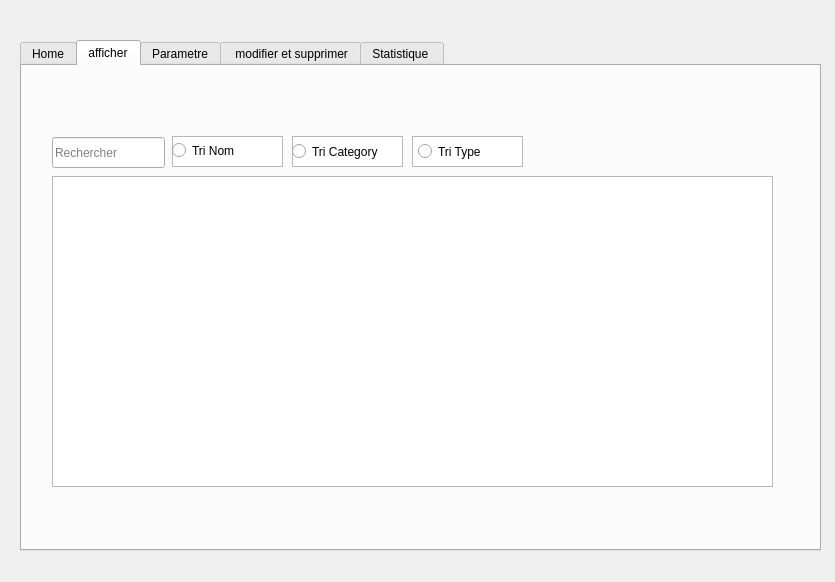
<?xml version="1.0" encoding="UTF-8"?>
<ui version="4.0">
 <class>produit</class>
 <widget class="QDialog" name="produit">
  <property name="geometry">
   <rect>
    <x>0</x>
    <y>0</y>
    <width>835</width>
    <height>582</height>
   </rect>
  </property>
  <property name="windowTitle">
   <string>Dialog</string>
  </property>
  <widget class="QTabWidget" name="Stat">
   <property name="geometry">
    <rect>
     <x>20</x>
     <y>40</y>
     <width>801</width>
     <height>511</height>
    </rect>
   </property>
   <property name="currentIndex">
    <number>1</number>
   </property>
   <widget class="QWidget" name="tab">
    <attribute name="title">
     <string>Home</string>
    </attribute>
    <widget class="QLabel" name="label">
     <property name="geometry">
      <rect>
       <x>-30</x>
       <y>-70</y>
       <width>781</width>
       <height>471</height>
      </rect>
     </property>
     <property name="text">
      <string/>
     </property>
     <property name="pixmap">
      <pixmap>../../../../Downloads/flamingooooo.png</pixmap>
     </property>
    </widget>
    <widget class="QPushButton" name="pb_statics">
     <property name="geometry">
      <rect>
       <x>410</x>
       <y>220</y>
       <width>151</width>
       <height>31</height>
      </rect>
     </property>
     <property name="text">
      <string>Statistique</string>
     </property>
    </widget>
    <widget class="QLabel" name="Title">
     <property name="geometry">
      <rect>
       <x>200</x>
       <y>10</y>
       <width>361</width>
       <height>71</height>
      </rect>
     </property>
     <property name="palette">
      <palette>
       <active>
        <colorrole role="WindowText">
         <brush brushstyle="SolidPattern">
          <color alpha="255">
           <red>255</red>
           <green>255</green>
           <blue>255</blue>
          </color>
         </brush>
        </colorrole>
       </active>
       <inactive>
        <colorrole role="WindowText">
         <brush brushstyle="SolidPattern">
          <color alpha="255">
           <red>255</red>
           <green>255</green>
           <blue>255</blue>
          </color>
         </brush>
        </colorrole>
       </inactive>
       <disabled>
        <colorrole role="WindowText">
         <brush brushstyle="SolidPattern">
          <color alpha="255">
           <red>120</red>
           <green>120</green>
           <blue>120</blue>
          </color>
         </brush>
        </colorrole>
       </disabled>
      </palette>
     </property>
     <property name="font">
      <font>
       <family>MS Shell Dlg 2</family>
       <pointsize>20</pointsize>
       <weight>50</weight>
       <italic>false</italic>
       <bold>false</bold>
      </font>
     </property>
     <property name="styleSheet">
      <string notr="true">font: 6pt &quot;MS Shell Dlg 2&quot;;
font: 20pt &quot;MS Shell Dlg 2&quot;;</string>
     </property>
     <property name="text">
      <string>Gestion des produits</string>
     </property>
    </widget>
    <widget class="QTextEdit" name="textrevenue">
     <property name="geometry">
      <rect>
       <x>210</x>
       <y>220</y>
       <width>104</width>
       <height>31</height>
      </rect>
     </property>
    </widget>
    <widget class="QPushButton" name="pb_calcul">
     <property name="geometry">
      <rect>
       <x>40</x>
       <y>220</y>
       <width>151</width>
       <height>31</height>
      </rect>
     </property>
     <property name="text">
      <string>Calcul de revenue</string>
     </property>
    </widget>
    <widget class="QLabel" name="label_12">
     <property name="geometry">
      <rect>
       <x>0</x>
       <y>0</y>
       <width>801</width>
       <height>481</height>
      </rect>
     </property>
     <property name="text">
      <string/>
     </property>
     <property name="pixmap">
      <pixmap>../../../Esprit/2A16/Semestre 1/Projet C++/ZOO'RNI/charte essai 1.png</pixmap>
     </property>
     <property name="scaledContents">
      <bool>true</bool>
     </property>
    </widget>
    <zorder>label_12</zorder>
    <zorder>label</zorder>
    <zorder>pb_statics</zorder>
    <zorder>Title</zorder>
    <zorder>textrevenue</zorder>
    <zorder>pb_calcul</zorder>
   </widget>
   <widget class="QWidget" name="tab2">
    <attribute name="title">
     <string>afficher</string>
    </attribute>
    <widget class="QLabel" name="label_8">
     <property name="geometry">
      <rect>
       <x>30</x>
       <y>110</y>
       <width>721</width>
       <height>311</height>
      </rect>
     </property>
     <property name="text">
      <string/>
     </property>
     <property name="pixmap">
      <pixmap>../../../../Downloads/flamingooooo.png</pixmap>
     </property>
    </widget>
    <widget class="QTableView" name="tableproduit">
     <property name="geometry">
      <rect>
       <x>30</x>
       <y>110</y>
       <width>721</width>
       <height>311</height>
      </rect>
     </property>
    </widget>
    <widget class="QRadioButton" name="RB_trinom">
     <property name="geometry">
      <rect>
       <x>150</x>
       <y>69</y>
       <width>101</width>
       <height>31</height>
      </rect>
     </property>
     <property name="text">
      <string>Tri Nom</string>
     </property>
    </widget>
    <widget class="QRadioButton" name="RB_category">
     <property name="geometry">
      <rect>
       <x>270</x>
       <y>70</y>
       <width>111</width>
       <height>31</height>
      </rect>
     </property>
     <property name="text">
      <string>Tri Category</string>
     </property>
    </widget>
    <widget class="QRadioButton" name="RB_type">
     <property name="geometry">
      <rect>
       <x>396</x>
       <y>70</y>
       <width>111</width>
       <height>31</height>
      </rect>
     </property>
     <property name="text">
      <string>Tri Type</string>
     </property>
    </widget>
    <widget class="QLineEdit" name="Recherche">
     <property name="geometry">
      <rect>
       <x>30</x>
       <y>71</y>
       <width>113</width>
       <height>31</height>
      </rect>
     </property>
     <property name="placeholderText">
      <string>Rechercher</string>
     </property>
    </widget>
    <widget class="QLabel" name="label_13">
     <property name="geometry">
      <rect>
       <x>0</x>
       <y>0</y>
       <width>801</width>
       <height>481</height>
      </rect>
     </property>
     <property name="text">
      <string/>
     </property>
     <property name="pixmap">
      <pixmap>../../../Esprit/2A16/Semestre 1/Projet C++/ZOO'RNI/charte essai 1.png</pixmap>
     </property>
     <property name="scaledContents">
      <bool>true</bool>
     </property>
    </widget>
    <widget class="QTextBrowser" name="textBrowser_2">
     <property name="geometry">
      <rect>
       <x>150</x>
       <y>70</y>
       <width>111</width>
       <height>31</height>
      </rect>
     </property>
    </widget>
    <widget class="QTextBrowser" name="textBrowser">
     <property name="geometry">
      <rect>
       <x>270</x>
       <y>70</y>
       <width>111</width>
       <height>31</height>
      </rect>
     </property>
    </widget>
    <widget class="QTextBrowser" name="textBrowser_3">
     <property name="geometry">
      <rect>
       <x>390</x>
       <y>70</y>
       <width>111</width>
       <height>31</height>
      </rect>
     </property>
    </widget>
    <zorder>label_13</zorder>
    <zorder>textBrowser_3</zorder>
    <zorder>textBrowser</zorder>
    <zorder>label_8</zorder>
    <zorder>textBrowser_2</zorder>
    <zorder>tableproduit</zorder>
    <zorder>RB_trinom</zorder>
    <zorder>RB_category</zorder>
    <zorder>RB_type</zorder>
    <zorder>Recherche</zorder>
   </widget>
   <widget class="QWidget" name="tab_3">
    <attribute name="title">
     <string>Parametre</string>
    </attribute>
    <widget class="QLabel" name="label_2">
     <property name="geometry">
      <rect>
       <x>0</x>
       <y>0</y>
       <width>711</width>
       <height>411</height>
      </rect>
     </property>
     <property name="text">
      <string/>
     </property>
     <property name="pixmap">
      <pixmap>../../../../Downloads/flamingooooo.png</pixmap>
     </property>
     <property name="scaledContents">
      <bool>true</bool>
     </property>
    </widget>
    <widget class="QPushButton" name="pb_ajout">
     <property name="geometry">
      <rect>
       <x>410</x>
       <y>130</y>
       <width>93</width>
       <height>28</height>
      </rect>
     </property>
     <property name="text">
      <string>ajouter</string>
     </property>
    </widget>
    <widget class="QLabel" name="label_4">
     <property name="geometry">
      <rect>
       <x>90</x>
       <y>230</y>
       <width>81</width>
       <height>16</height>
      </rect>
     </property>
     <property name="palette">
      <palette>
       <active>
        <colorrole role="WindowText">
         <brush brushstyle="SolidPattern">
          <color alpha="255">
           <red>255</red>
           <green>255</green>
           <blue>255</blue>
          </color>
         </brush>
        </colorrole>
       </active>
       <inactive>
        <colorrole role="WindowText">
         <brush brushstyle="SolidPattern">
          <color alpha="255">
           <red>255</red>
           <green>255</green>
           <blue>255</blue>
          </color>
         </brush>
        </colorrole>
       </inactive>
       <disabled>
        <colorrole role="WindowText">
         <brush brushstyle="SolidPattern">
          <color alpha="255">
           <red>120</red>
           <green>120</green>
           <blue>120</blue>
          </color>
         </brush>
        </colorrole>
       </disabled>
      </palette>
     </property>
     <property name="text">
      <string>Categorie</string>
     </property>
    </widget>
    <widget class="QLabel" name="label_5">
     <property name="geometry">
      <rect>
       <x>100</x>
       <y>280</y>
       <width>56</width>
       <height>21</height>
      </rect>
     </property>
     <property name="palette">
      <palette>
       <active>
        <colorrole role="WindowText">
         <brush brushstyle="SolidPattern">
          <color alpha="255">
           <red>255</red>
           <green>255</green>
           <blue>255</blue>
          </color>
         </brush>
        </colorrole>
       </active>
       <inactive>
        <colorrole role="WindowText">
         <brush brushstyle="SolidPattern">
          <color alpha="255">
           <red>255</red>
           <green>255</green>
           <blue>255</blue>
          </color>
         </brush>
        </colorrole>
       </inactive>
       <disabled>
        <colorrole role="WindowText">
         <brush brushstyle="SolidPattern">
          <color alpha="255">
           <red>120</red>
           <green>120</green>
           <blue>120</blue>
          </color>
         </brush>
        </colorrole>
       </disabled>
      </palette>
     </property>
     <property name="text">
      <string>Type</string>
     </property>
    </widget>
    <widget class="QLineEdit" name="le_ref">
     <property name="geometry">
      <rect>
       <x>230</x>
       <y>130</y>
       <width>113</width>
       <height>22</height>
      </rect>
     </property>
    </widget>
    <widget class="QLineEdit" name="le_cat">
     <property name="geometry">
      <rect>
       <x>230</x>
       <y>230</y>
       <width>113</width>
       <height>22</height>
      </rect>
     </property>
    </widget>
    <widget class="QLineEdit" name="le_type">
     <property name="geometry">
      <rect>
       <x>230</x>
       <y>280</y>
       <width>113</width>
       <height>22</height>
      </rect>
     </property>
    </widget>
    <widget class="QLineEdit" name="le_prix">
     <property name="geometry">
      <rect>
       <x>230</x>
       <y>330</y>
       <width>113</width>
       <height>22</height>
      </rect>
     </property>
    </widget>
    <widget class="QLabel" name="label_6">
     <property name="geometry">
      <rect>
       <x>100</x>
       <y>330</y>
       <width>56</width>
       <height>21</height>
      </rect>
     </property>
     <property name="palette">
      <palette>
       <active>
        <colorrole role="WindowText">
         <brush brushstyle="SolidPattern">
          <color alpha="255">
           <red>255</red>
           <green>255</green>
           <blue>255</blue>
          </color>
         </brush>
        </colorrole>
       </active>
       <inactive>
        <colorrole role="WindowText">
         <brush brushstyle="SolidPattern">
          <color alpha="255">
           <red>255</red>
           <green>255</green>
           <blue>255</blue>
          </color>
         </brush>
        </colorrole>
       </inactive>
       <disabled>
        <colorrole role="WindowText">
         <brush brushstyle="SolidPattern">
          <color alpha="255">
           <red>120</red>
           <green>120</green>
           <blue>120</blue>
          </color>
         </brush>
        </colorrole>
       </disabled>
      </palette>
     </property>
     <property name="text">
      <string>Prix</string>
     </property>
    </widget>
    <widget class="QLineEdit" name="le_name">
     <property name="geometry">
      <rect>
       <x>230</x>
       <y>180</y>
       <width>113</width>
       <height>22</height>
      </rect>
     </property>
    </widget>
    <widget class="QLabel" name="label_3">
     <property name="geometry">
      <rect>
       <x>70</x>
       <y>130</y>
       <width>111</width>
       <height>20</height>
      </rect>
     </property>
     <property name="palette">
      <palette>
       <active>
        <colorrole role="WindowText">
         <brush brushstyle="SolidPattern">
          <color alpha="255">
           <red>255</red>
           <green>255</green>
           <blue>255</blue>
          </color>
         </brush>
        </colorrole>
       </active>
       <inactive>
        <colorrole role="WindowText">
         <brush brushstyle="SolidPattern">
          <color alpha="255">
           <red>255</red>
           <green>255</green>
           <blue>255</blue>
          </color>
         </brush>
        </colorrole>
       </inactive>
       <disabled>
        <colorrole role="WindowText">
         <brush brushstyle="SolidPattern">
          <color alpha="255">
           <red>120</red>
           <green>120</green>
           <blue>120</blue>
          </color>
         </brush>
        </colorrole>
       </disabled>
      </palette>
     </property>
     <property name="text">
      <string>reference produit</string>
     </property>
    </widget>
    <widget class="QLabel" name="label_11">
     <property name="geometry">
      <rect>
       <x>100</x>
       <y>180</y>
       <width>91</width>
       <height>20</height>
      </rect>
     </property>
     <property name="styleSheet">
      <string notr="true">color: rgb(255, 255, 255);
</string>
     </property>
     <property name="text">
      <string>NOM</string>
     </property>
    </widget>
    <widget class="QPushButton" name="pb_modifier">
     <property name="geometry">
      <rect>
       <x>410</x>
       <y>170</y>
       <width>93</width>
       <height>28</height>
      </rect>
     </property>
     <property name="text">
      <string>Modifier</string>
     </property>
    </widget>
    <widget class="QComboBox" name="comboBox">
     <property name="geometry">
      <rect>
       <x>220</x>
       <y>80</y>
       <width>131</width>
       <height>22</height>
      </rect>
     </property>
    </widget>
    <widget class="QPushButton" name="pushButton_2">
     <property name="geometry">
      <rect>
       <x>410</x>
       <y>210</y>
       <width>93</width>
       <height>28</height>
      </rect>
     </property>
     <property name="text">
      <string>supprimer</string>
     </property>
    </widget>
    <widget class="QLabel" name="label_14">
     <property name="geometry">
      <rect>
       <x>0</x>
       <y>0</y>
       <width>801</width>
       <height>481</height>
      </rect>
     </property>
     <property name="text">
      <string/>
     </property>
     <property name="pixmap">
      <pixmap>../../../Esprit/2A16/Semestre 1/Projet C++/ZOO'RNI/charte essai 1.png</pixmap>
     </property>
     <property name="scaledContents">
      <bool>true</bool>
     </property>
    </widget>
    <zorder>label_14</zorder>
    <zorder>label_2</zorder>
    <zorder>pb_ajout</zorder>
    <zorder>label_4</zorder>
    <zorder>label_5</zorder>
    <zorder>le_ref</zorder>
    <zorder>le_cat</zorder>
    <zorder>le_type</zorder>
    <zorder>le_prix</zorder>
    <zorder>label_6</zorder>
    <zorder>le_name</zorder>
    <zorder>label_3</zorder>
    <zorder>label_11</zorder>
    <zorder>pb_modifier</zorder>
    <zorder>comboBox</zorder>
    <zorder>pushButton_2</zorder>
   </widget>
   <widget class="QWidget" name="tab_4">
    <attribute name="title">
     <string> modifier et supprimer</string>
    </attribute>
    <widget class="QLabel" name="label_7">
     <property name="geometry">
      <rect>
       <x>10</x>
       <y>0</y>
       <width>701</width>
       <height>401</height>
      </rect>
     </property>
     <property name="text">
      <string/>
     </property>
     <property name="pixmap">
      <pixmap>../../../../Downloads/flamingooooo.png</pixmap>
     </property>
    </widget>
    <widget class="QLabel" name="label_9">
     <property name="geometry">
      <rect>
       <x>190</x>
       <y>150</y>
       <width>161</width>
       <height>51</height>
      </rect>
     </property>
     <property name="palette">
      <palette>
       <active>
        <colorrole role="WindowText">
         <brush brushstyle="SolidPattern">
          <color alpha="255">
           <red>255</red>
           <green>255</green>
           <blue>255</blue>
          </color>
         </brush>
        </colorrole>
       </active>
       <inactive>
        <colorrole role="WindowText">
         <brush brushstyle="SolidPattern">
          <color alpha="255">
           <red>255</red>
           <green>255</green>
           <blue>255</blue>
          </color>
         </brush>
        </colorrole>
       </inactive>
       <disabled>
        <colorrole role="WindowText">
         <brush brushstyle="SolidPattern">
          <color alpha="255">
           <red>120</red>
           <green>120</green>
           <blue>120</blue>
          </color>
         </brush>
        </colorrole>
       </disabled>
      </palette>
     </property>
     <property name="text">
      <string>reference de produit</string>
     </property>
    </widget>
    <widget class="QLineEdit" name="le_ref_supp">
     <property name="geometry">
      <rect>
       <x>350</x>
       <y>160</y>
       <width>113</width>
       <height>22</height>
      </rect>
     </property>
    </widget>
    <widget class="QLabel" name="label_15">
     <property name="geometry">
      <rect>
       <x>0</x>
       <y>0</y>
       <width>801</width>
       <height>481</height>
      </rect>
     </property>
     <property name="text">
      <string/>
     </property>
     <property name="pixmap">
      <pixmap>../../../Esprit/2A16/Semestre 1/Projet C++/ZOO'RNI/charte essai 1.png</pixmap>
     </property>
     <property name="scaledContents">
      <bool>true</bool>
     </property>
    </widget>
    <zorder>label_15</zorder>
    <zorder>label_7</zorder>
    <zorder>label_9</zorder>
    <zorder>le_ref_supp</zorder>
   </widget>
   <widget class="QWidget" name="tab_5">
    <attribute name="title">
     <string>Statistique </string>
    </attribute>
    <widget class="QLabel" name="label_10">
     <property name="geometry">
      <rect>
       <x>10</x>
       <y>10</y>
       <width>701</width>
       <height>391</height>
      </rect>
     </property>
     <property name="text">
      <string/>
     </property>
     <property name="pixmap">
      <pixmap>../../../../Downloads/flamingooooo.png</pixmap>
     </property>
    </widget>
    <widget class="QFrame" name="horizontal_stat">
     <property name="geometry">
      <rect>
       <x>60</x>
       <y>40</y>
       <width>691</width>
       <height>401</height>
      </rect>
     </property>
     <layout class="QHBoxLayout" name="horizontalLayout"/>
    </widget>
    <widget class="QLabel" name="label_16">
     <property name="geometry">
      <rect>
       <x>0</x>
       <y>0</y>
       <width>801</width>
       <height>481</height>
      </rect>
     </property>
     <property name="text">
      <string/>
     </property>
     <property name="pixmap">
      <pixmap>../../../Esprit/2A16/Semestre 1/Projet C++/ZOO'RNI/charte essai 1.png</pixmap>
     </property>
     <property name="scaledContents">
      <bool>true</bool>
     </property>
    </widget>
    <zorder>label_16</zorder>
    <zorder>label_10</zorder>
    <zorder>horizontal_stat</zorder>
   </widget>
  </widget>
 </widget>
 <resources/>
 <connections/>
</ui>
